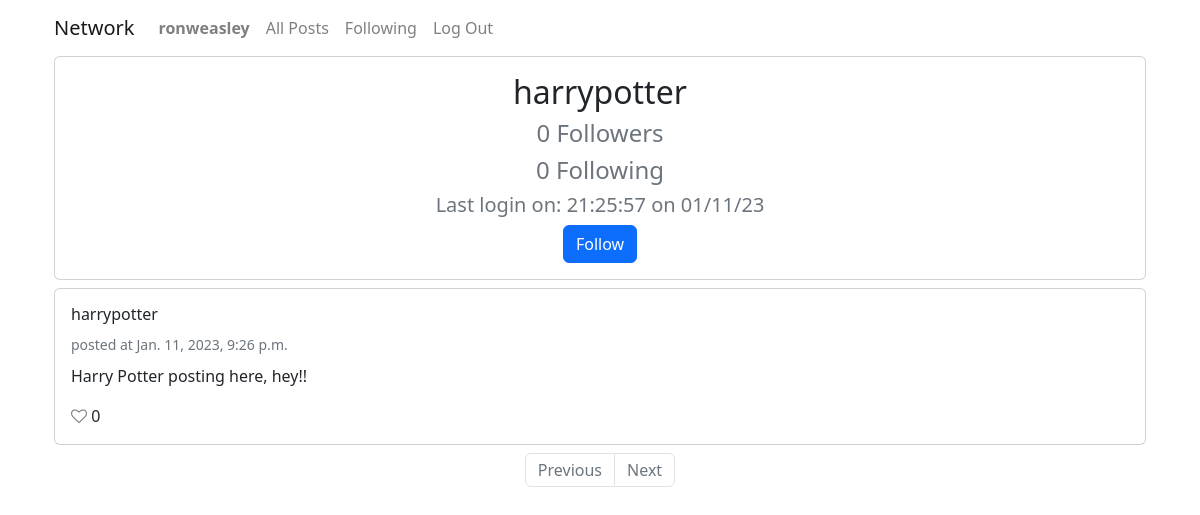
The app's page /profile/1 (signed in) with its own data.
### network/models.py (models this page shows, shortened)
class User(AbstractUser):
    pass

class Post(models.Model):
    author = models.ForeignKey(User, on_delete=models.CASCADE, related_name="posts")
    content = models.TextField(max_length=140)
    timestamp = models.DateTimeField(auto_now_add=True)
    liked_by = models.ManyToManyField(User, related_name="likes")
    def likes(self):
        return self.liked_by.all().count()
    class Meta:
        ordering = ['-timestamp']

### network/views.py (the view)
# urls.py: path("profile/<int:user_id>", views.userprofile, name="profile"),
@login_required(login_url="login")
def userprofile(request, user_id):
    user = User.objects.get(pk=user_id)
    posts = Post.objects.filter(author=user_id)
    pagination = Paginator(posts, 10)
    pg_num = request.GET.get('page', 1)
    pg_obj = pagination.get_page(pg_num)
    if pg_obj.has_previous():
        pg_url = f'?page={pg_obj.previous_page_number()}'
    elif pg_obj.has_next():
        pg_url = f'?page={pg_obj.next_page_number()}'
    else:
        pg_url = ''
    if not request.user.is_authenticated:
        is_followed = False
    elif user.rel_to_user.filter(rel_fromuser=user, status='yes'):
        is_followed = True
    else:
        is_followed = False
    return render(request, "network/profile.html", {
        "username": user,
        "posts": pg_obj,
        "pg_obj": pg_obj,
        "pg_url": pg_url,
        'following' : user.rel_from_user.count(),
        'followed_by' : user.rel_to_user.count(),
        "is_following": is_followed or None,
        "lastlogin": f'{user.last_login.strftime("%X")} on {user.last_login.strftime("%x")}'
    })

### network/templates/network/profile.html (shortened to what this page needs)
{% extends "network/layout.html" %}
{% load static %}
{% block body %}
<div class="container">
    <div class="row">
        <div class="col-12">
            <div class="row">
                <div class="col">
                    <div class="card">
                        <div class="card-body">
                            <div class="row">
                                <div class="col text-center">
                                    <h2 id="userprofile">{{ username }}</h2>
                                    <h4 class="text-muted" id="fwlrcount">{{ followed_by }} Followers</h4>
                                    <h4 class="text-muted" id="flwingcount">{{ following }} Following</h4>
                                    <h5 class="text-muted">Last login on: {{ lastlogin }}</h5>
                                    {% if user.is_authenticated %}
                                        <button id="folunfolbutton_{{ username.id }}" data-id="{{ username.id }}" type="button" class="btn btn-primary">Follow</button>
                                    {% endif %}
                                </div>
                            </div>
                        </div>
                    </div>
                </div>
            </div>
            <div class="row">
                <div class="col">
                    {% for post in posts %}
                        <div class="card mt-2">
                            <div class="card-body">
                                <div class="row">
                                    <div class="col">
                                        <h6 class="card-title">{{ post.author }}</h6>
                                        <small class="align-self-center text-muted text-right">posted at {{ post.timestamp }}</small>
                                        <p class="card-text mt-2">{{ post.content }}</p>
                                        <div id="post_likes_{{ post.id }}">
                                            {% if user.is_authenticated %}
                                            <i id="hearticon_{{ post.id }}" data-id="{{ post.id }}" class="fa fa-heart-o {% if user in post.liked_by.all %}fa fa-heart{% else %}fa fa-heart-o{% endif %}"></i>
                                            {% else %}
                                            <i class="fa fa-heart-o {% if post.likes != 0 %}fa fa-heart{% else %}fa fa-heart-o{% endif %}"></i>
                                            {% endif %}
                                            <span id="post_likecount_{{ post.id }}">{{ post.likes }}</span>
                                        </div>
                                    </div>
                                </div>
                            </div>
                        </div>
                    {% empty %}
                        No posts.
                    {% endfor %}
                    <div class="row mt-2 align-self-center">
                        <div class="col text-center">
                            {% if pg_obj.object_list %}
                            <nav aria-label="...">
                                <ul class="pagination justify-content-center">
                                    <li class="page-item {% if not pg_obj.has_previous %} disabled {% endif %}">
                                        <a class="page-link" href="{{ pg_url }}">Previous</a>
                                    </li>
                                    <li class="page-item {% if not pg_obj.has_next %} disabled {% endif %}">
                                        <a class="page-link" href="{{ pg_url }}">Next</a>
                                    </li>
                                </ul>
                            </nav>
                            {% endif %}
                        </div>
                    </div>
                </div>
            </div>
        </div>
    </div>
</div>
{% endblock %}

### network/templates/network/layout.html (shortened to what this page needs)
{% load static %}
<!DOCTYPE html>
<html lang="en">
<head>
    <link rel="stylesheet" href="https://stackpath.bootstrapcdn.com/bootstrap/4.4.1/css/bootstrap.min.css">
    <link href="https://maxcdn.bootstrapcdn.com/font-awesome/4.7.0/css/font-awesome.min.css" rel="stylesheet"/>
    <link href="{% static 'network/styles.css' %}" rel="stylesheet">
    <link href="{% static 'network/bootstrap.min.css' %}" rel="stylesheet">
</head>
<body>
    <div class="container">
        <div class="row">
            <div class="col-12">
                <div class="row">
                    <div class="col">
                        <nav class="navbar navbar-light navbar-expand-md">
                            <div class="container-fluid"><a class="navbar-brand" href="#">Network</a>
                                <div class="collapse navbar-collapse" id="navcol-1">
                                    <ul class="navbar-nav mr-auto">
                                        {% if user.is_authenticated %}
                                            <li class="nav-item">
                                                <a class="nav-link" href="{% url 'profile' user.id %}"><strong>{{ user.username }}</strong></a>
                                            </li>
                                        {% endif %}
                                        <li class="nav-item">
                                            <a class="nav-link" href="{% url 'index' %}">All Posts</a>
                                        </li>
                                        {% if user.is_authenticated %}
                                            <li class="nav-item">
                                                <a class="nav-link" href="{% url 'following' user.id %}">Following</a>
                                            </li>
                                            <li class="nav-item">
                                                <a class="nav-link" href="{% url 'logout' %}">Log Out</a>
                                            </li>
                                        {% endif %}
                                    </ul>
                                </div>
                            </div>
                        </nav>
                    </div>
                </div>
                <div class="row">
                    <div class="col">
                        {% block body %}
                        {% endblock %}
                    </div>
                </div>
            </div>
        </div>
    </div>
</body>
</html>

### network/static/network/styles.css (style rules this page uses)
.fa-heart-o { color: rgb(129, 129, 129); cursor: pointer; }

### records on screen
User: username "ronweasley"
User: username "harrypotter"
Post: author "harrypotter", timestamp "Jan. 11, 2023, 9:26 p.m.", content "Harry Potter posting here, hey!!", likes "0"

### other values on screen
{{ followed_by }} "0"
{{ following }} "0"
{{ lastlogin }} "21:25:57 on 01/11/23"
